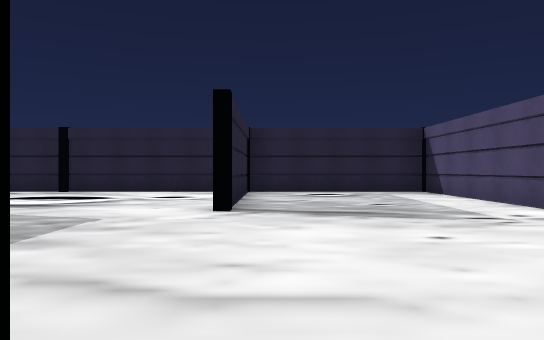
[1] (above)

17 first-person views from a walk through a 3-D level made in the Unity game engine. The camera is 1.2 m above the floor, looks level and sees 70° across. The floor is counted in squares, 2 m on a side. Each view is taken from the middle of a square. On the plan, view 1 faces up. The plan holds only what a view shows up to about 11 squares ahead; the rest is blank. The place goes on beyond the plan. The player is left out.

[2]
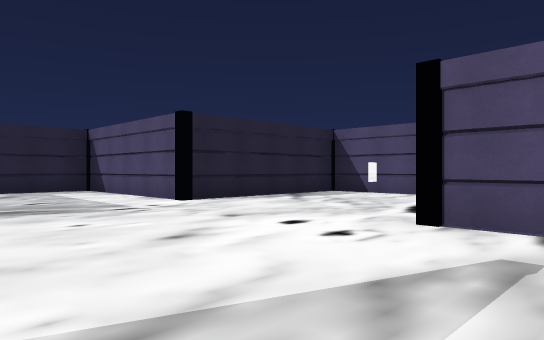

[3]
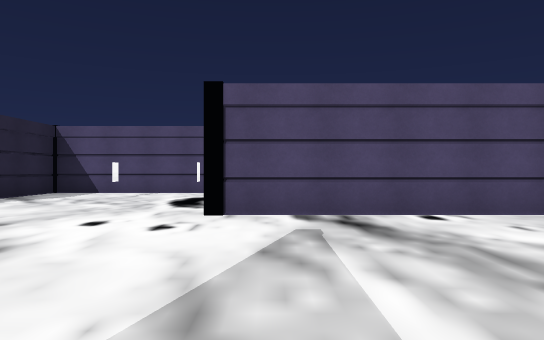

[4]
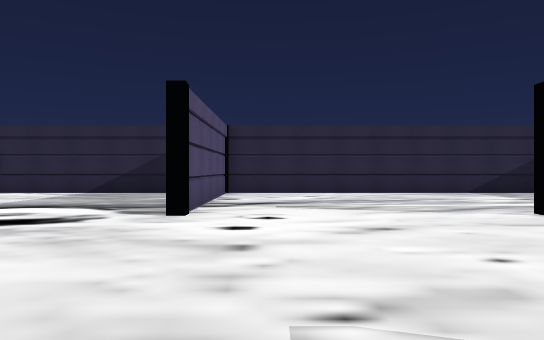

[5]
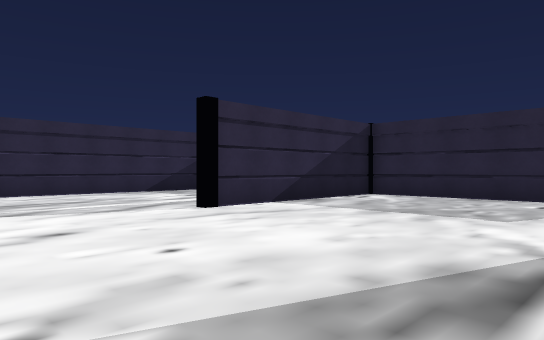

[6]
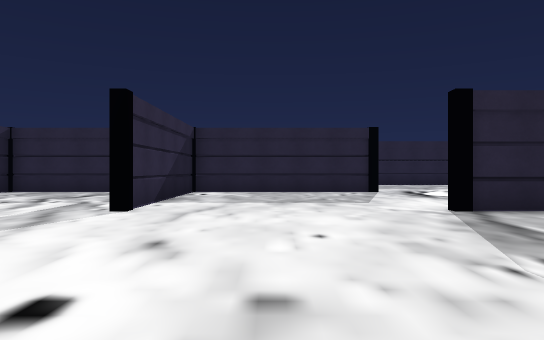

[7]
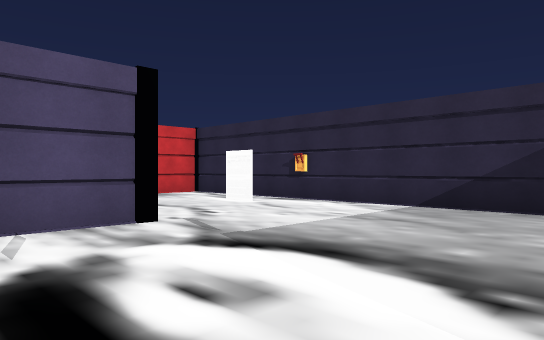

[8]
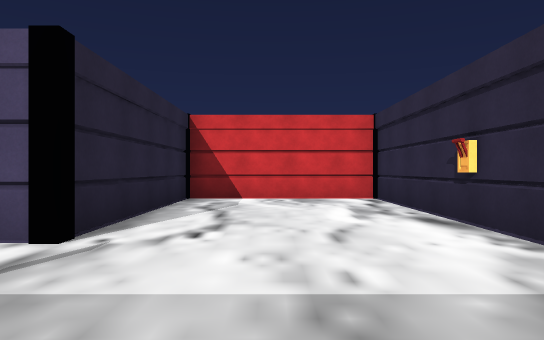

[9]
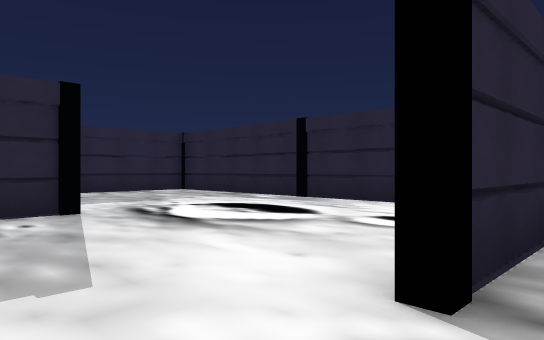

[10]
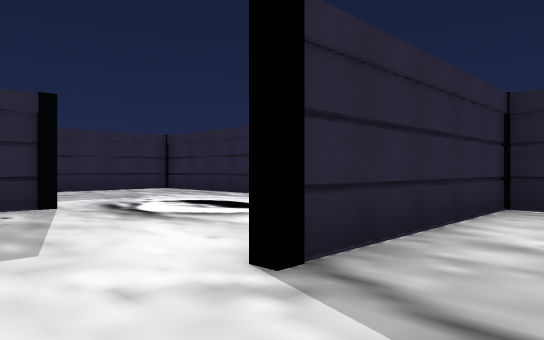

[11]
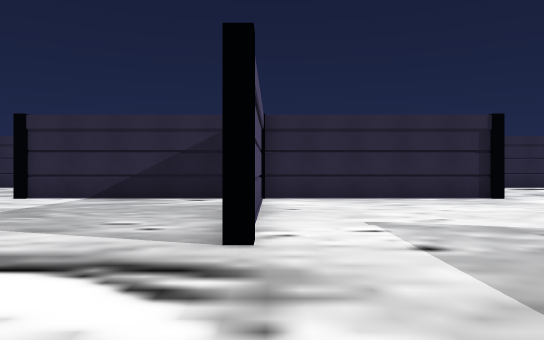

[12]
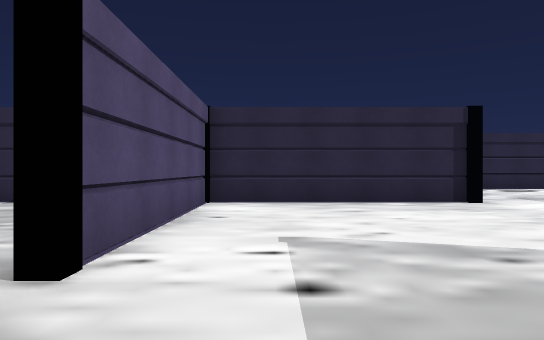

[13]
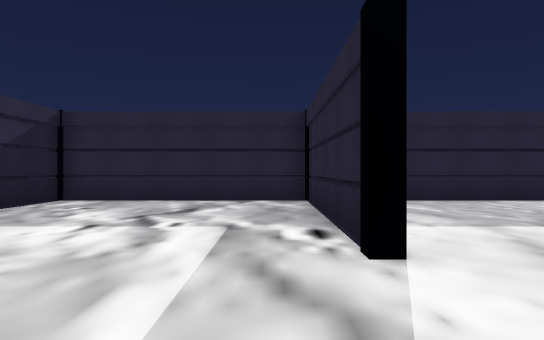

[14]
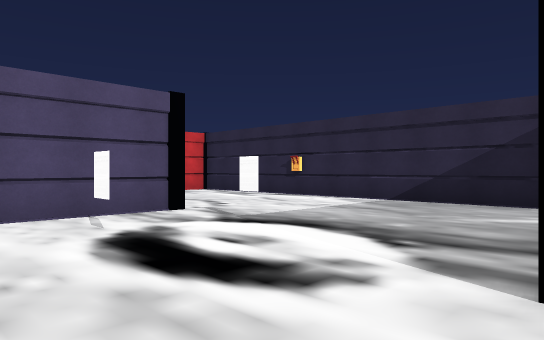

[15]
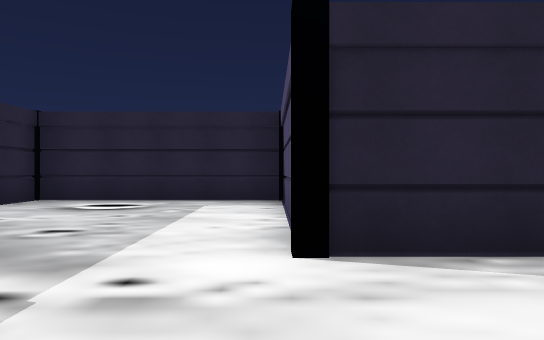

[16]
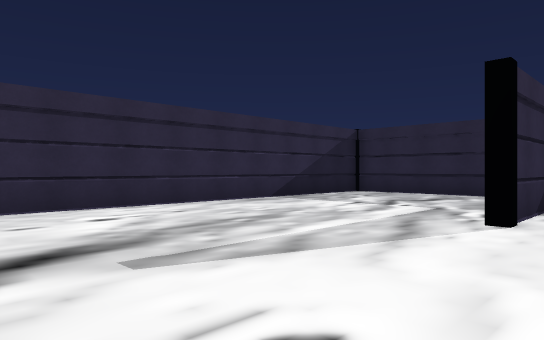

[17]
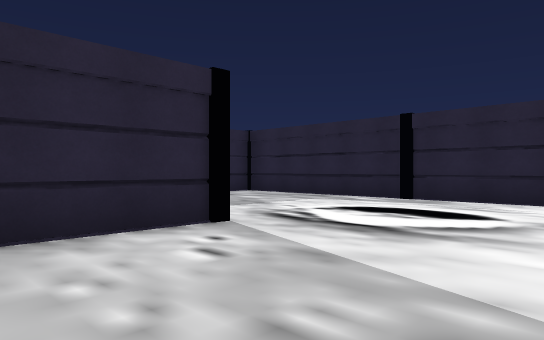

### Floor plan
Points are (right, up) in squares from view 1. A wall is a line through its corners. A room is listed if a view was taken in it or the views show most of it. See-through windows are left out.
Room 1 (views 1, 2, 3, 4, 5, 6, 7, 8, 9, 10, 11, 12, 13, 14, 15, 16, 17)
walls: (-1.1, 0.7) (-5.8, 0.7) (-5.8, 5.8); (4.2, 6) (4.2, 10.7) (-0.7, 10.7) (-0.7, 5.9); (-5.7, 0.7) (-5.7, -4.2) (4.2, -4.2) (4.2, 0.8); (-5.7, 6) (-5.7, 0.8) (-0.8, 0.8); (-1.6, 10.7) (-9.9, 10.7); (5.2, -4.2) (14.2, -4.2) (14.2, -0.2) (9.5, -0.2); (9.2, -0.1) (9.2, 5.7) (4.4, 5.7); (-10.5, 0.8) (-5.8, 0.8)

Positions as (right, up) in squares from view 1, and headings:
1: (0, 0), facing up
2: (0, -1), facing up-right
3: (-1, 0), facing right
4: (3, 6), facing down
5: (3, 6), facing down-left
6: (5, 3), facing left
7: (5, 2), facing down-right
8: (6, -2), facing right
9: (0, 4), facing up-left
10: (1, 4), facing up-left
11: (-6, 9), facing down
12: (-7, 8), facing down
13: (2, 0), facing left
14: (4, 3), facing down-right
15: (4, 3), facing up
16: (4, 2), facing down-left
17: (-2, 3), facing up-left
